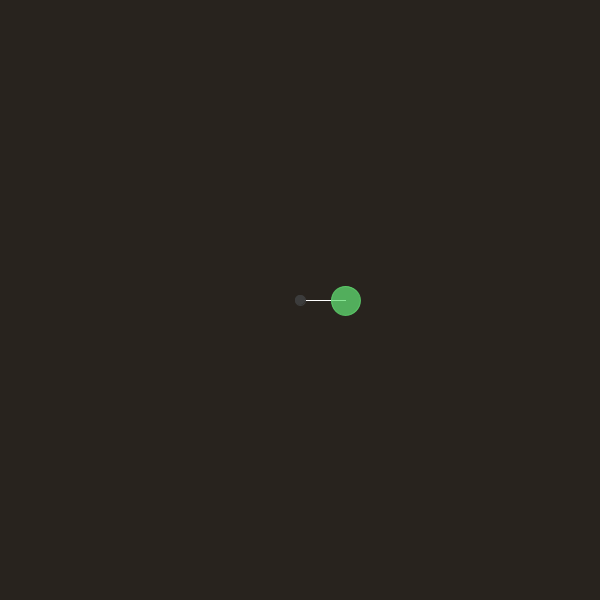
Frame 1 (no input)
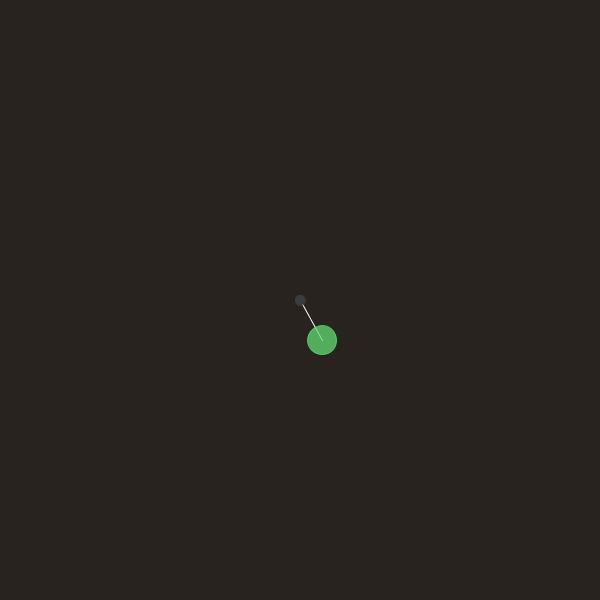
Frame 60 (the mouse pressed at the canvas centre just before this capture)
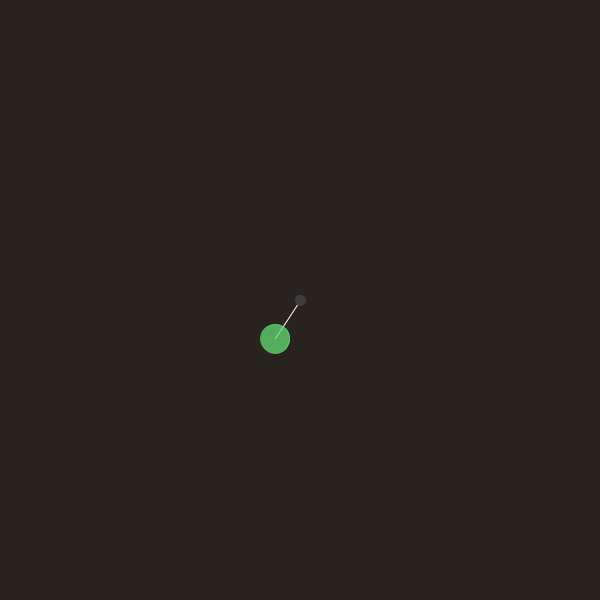
Frame 120 (the mouse held since frame 60 and released just before this capture)

The Processing sketch that drew these frames (run headless with seeded random() and noise(); from frame 60 on, the mouse is pressed at the canvas centre):

// Processing sketch: processing_6345
// ── processing_6345.pde

int i=0; //the number of actually activ objects
int anzahl=25;//maximum number of objects
Schwengel[]  schwengel;

class Schwengel{ //the coloured circles with a line rotating around the previous circle
  float centerx,centery,lang,omega,alfa,big,punktx,punkty;
  // that means: center of rotation, length of the rotating line, speed of rotation, angle, diameter of the circle,
  //and the location of the outer circle that is rotated.
  color farbe;
  int reflected=0;
  Schwengel(float centerx_, float centery_,float lang_, float omega_, float alfa_, float big_, color farbe_){
    centerx=centerx_;
    centery=centery_;//center of rotation 
    lang=lang_;      // distance from center
    omega=omega_;    //angular velocity
    alfa=alfa_;      //actual angle
    big=big_;       //diameter of circle
    farbe=farbe_;   //colour of circle
  }

  //there are different routines for drawing and rotating, because the circles must be drawn after the lines to cover them
  //and the the center of the next object must be set at the position of the actual outer circle
  void rotieren(){//let the angle grow, get the new position of the circle
    alfa=alfa+omega;
    punktx=centerx+lang*cos(alfa);
    punkty=centery+lang*sin(alfa);
    if(punktx<0||punkty<0||punktx>width||punkty>height){//reflect the circels from at the walls.
      //if they meet the wall, all rotation is turned
      umdrehen();
    }
    else{
      reflected=0;// reflected soll verhindern, dass die funktion ständig hin und her springt
      //nach umkehrung wird nicht sofort wieder umgekehrt. hier wird reflected zurückgesetzt, wenn 
      //alles wieder ok.
      //und nun ein wenig zufall, um hin- und her-reflektionen zu vermeiden:
      if(random(0,100)>99.97){
        schwengel[ceil(random(2,15))].omega=-schwengel[ceil(random(1,19))].omega;
        println("x");
       }
    }
  }

  void umdrehen(){//turn  the rotation to the other side
    if(reflected==0){//nur, wenn nicht eben schon umgedreht
      for (int a=0;a<anzahl;a++){
        schwengel[a].omega=-schwengel[a].omega;
      }

         reflected=1;

    }
  }
  void zeichne_linie(){//draw the connection from center to actual circle
    stroke(255);
    line(centerx,centery,punktx,punkty);

  }
  void zeichne_kreis(){//fill the circle
    stroke(farbe);
    fill(farbe); 
    ellipse(punktx,punkty,big,big);
  }
}


void setup() {
  size(600, 600);
  colorMode(RGB);
  smooth();
  ellipseMode (CENTER);
  schwengel= new Schwengel[anzahl];
  for (int a=1;a<anzahl;a++){
    schwengel[a]= new Schwengel(0,0,0,0,0,0,color(200,200,200)); //all objects are initialised but without radius
    //the updating sets them to the position of the last circle    
  }
  schwengel[0]=new Schwengel(width/2,height/2,random(20,60),random(0.01,0.04),0,random(10,30),color(random(50,250),random(50,250),random(50,250),190));// we start with one object activ

}

void draw() {
  background(40,35,30);
  for(int i=0;i<anzahl;i++){
    schwengel[i].rotieren();
    schwengel[constrain(i+1,1,anzahl-1)].centerx=schwengel[i].punktx;//the circle is the center of rotation for the following circle
    schwengel[constrain(i+1,1,anzahl-1)].centery=schwengel[i].punkty;//after anzahl-1 there is no following circle
  }
  stroke(60);
  for(int j=0;j<anzahl;j++){    
    schwengel[j].zeichne_linie();
  }
  fill(60);
  stroke(60);
  ellipse(width/2,height/2,10,10);//the innermost circle - static
  if(i==anzahl-1){//here the ordinary way doesn´t work
    stroke(255);
    line(schwengel[anzahl-2].punktx,schwengel[anzahl-2].punkty,schwengel[anzahl-1].centerx,schwengel[anzahl-1].centery);
  }


  for(int k=0;k<anzahl;k++){
    schwengel[k].zeichne_kreis();
  }
}


void mouseReleased(){//that starts a new circle
  if(i<anzahl-1){
    i=i+1;
    schwengel[i].centerx=schwengel[i-1].punktx;//the last circle gives the actual center-position
    schwengel[i].centery=schwengel[i-1].punkty;
    schwengel[i].lang=random(30,60);
    schwengel[i].omega=random(-0.04,0.04);
    if(abs(schwengel[i].omega)<0.001){//not too slow
      schwengel[i].omega=schwengel[i].omega*2;
    }
    schwengel[i].alfa=random(0,6.4);
    schwengel[i].big=random(10,30);
    schwengel[i].farbe=color(random(50,250),random(50,250),random(50,250),190);
    //a new circle should not be created outside the screen. In that case, it will be turned 180 degrees .
    if(schwengel[i].centerx+schwengel[i].lang*cos(schwengel[i].alfa)<0||schwengel[i].centerx+schwengel[i].lang*cos(schwengel[i].alfa)>width){
      schwengel[i].alfa=schwengel[i].alfa+PI;
    }
    if(schwengel[i].centery+schwengel[i].lang*sin(schwengel[i].alfa)<0||schwengel[i].centery+schwengel[i].lang*sin(schwengel[i].alfa)>height){
      schwengel[i].alfa=schwengel[i].alfa+PI;
    }
  }
}
